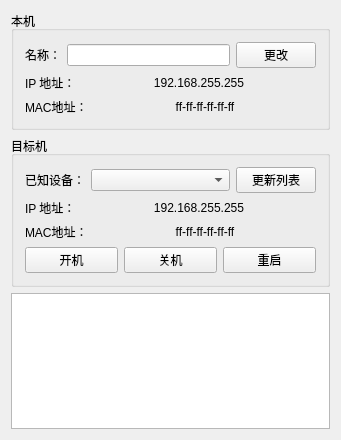
<?xml version="1.0" encoding="UTF-8"?>
<ui version="4.0">
 <class>MainWindow</class>
 <widget class="QMainWindow" name="MainWindow">
  <property name="geometry">
   <rect>
    <x>0</x>
    <y>0</y>
    <width>341</width>
    <height>440</height>
   </rect>
  </property>
  <property name="windowTitle">
   <string>PowerOnLAN 局域网开关机</string>
  </property>
  <widget class="QWidget" name="centralWidget">
   <layout class="QVBoxLayout" name="verticalLayout_3">
    <item>
     <widget class="QGroupBox" name="groupBox">
      <property name="title">
       <string>本机</string>
      </property>
      <layout class="QVBoxLayout" name="verticalLayout">
       <item>
        <layout class="QHBoxLayout" name="horizontalLayout">
         <item>
          <widget class="QLabel" name="label">
           <property name="text">
            <string>名称：</string>
           </property>
          </widget>
         </item>
         <item>
          <widget class="QLineEdit" name="edtMyName">
           <property name="enabled">
            <bool>true</bool>
           </property>
           <property name="readOnly">
            <bool>true</bool>
           </property>
          </widget>
         </item>
         <item>
          <widget class="QPushButton" name="btnChangeMyName">
           <property name="text">
            <string>更改</string>
           </property>
          </widget>
         </item>
        </layout>
       </item>
       <item>
        <layout class="QHBoxLayout" name="horizontalLayout_2">
         <item>
          <widget class="QLabel" name="label_3">
           <property name="text">
            <string>IP 地址：</string>
           </property>
          </widget>
         </item>
         <item>
          <widget class="QLabel" name="lblMyIP">
           <property name="sizePolicy">
            <sizepolicy hsizetype="Expanding" vsizetype="Preferred">
             <horstretch>0</horstretch>
             <verstretch>0</verstretch>
            </sizepolicy>
           </property>
           <property name="text">
            <string>192.168.255.255</string>
           </property>
           <property name="alignment">
            <set>Qt::AlignCenter</set>
           </property>
          </widget>
         </item>
        </layout>
       </item>
       <item>
        <layout class="QHBoxLayout" name="horizontalLayout_3">
         <item>
          <widget class="QLabel" name="label_2">
           <property name="text">
            <string>MAC地址：</string>
           </property>
          </widget>
         </item>
         <item>
          <widget class="QLabel" name="lblMyMac">
           <property name="sizePolicy">
            <sizepolicy hsizetype="Expanding" vsizetype="Preferred">
             <horstretch>0</horstretch>
             <verstretch>0</verstretch>
            </sizepolicy>
           </property>
           <property name="text">
            <string>ff-ff-ff-ff-ff-ff</string>
           </property>
           <property name="alignment">
            <set>Qt::AlignCenter</set>
           </property>
          </widget>
         </item>
        </layout>
       </item>
      </layout>
     </widget>
    </item>
    <item>
     <widget class="QGroupBox" name="groupBox_2">
      <property name="title">
       <string>目标机</string>
      </property>
      <layout class="QVBoxLayout" name="verticalLayout_2">
       <item>
        <layout class="QHBoxLayout" name="horizontalLayout_4">
         <item>
          <widget class="QLabel" name="label_6">
           <property name="text">
            <string>已知设备：</string>
           </property>
          </widget>
         </item>
         <item>
          <widget class="QComboBox" name="cmbTarget">
           <property name="sizePolicy">
            <sizepolicy hsizetype="Expanding" vsizetype="Fixed">
             <horstretch>0</horstretch>
             <verstretch>0</verstretch>
            </sizepolicy>
           </property>
           <property name="editable">
            <bool>false</bool>
           </property>
          </widget>
         </item>
         <item>
          <widget class="QPushButton" name="btnUpdateDevices">
           <property name="text">
            <string>更新列表</string>
           </property>
          </widget>
         </item>
        </layout>
       </item>
       <item>
        <layout class="QHBoxLayout" name="horizontalLayout_5">
         <item>
          <widget class="QLabel" name="label_7">
           <property name="text">
            <string>IP 地址：</string>
           </property>
          </widget>
         </item>
         <item>
          <widget class="QLabel" name="lblTargetIP">
           <property name="sizePolicy">
            <sizepolicy hsizetype="Expanding" vsizetype="Preferred">
             <horstretch>0</horstretch>
             <verstretch>0</verstretch>
            </sizepolicy>
           </property>
           <property name="text">
            <string>192.168.255.255</string>
           </property>
           <property name="alignment">
            <set>Qt::AlignCenter</set>
           </property>
          </widget>
         </item>
        </layout>
       </item>
       <item>
        <layout class="QHBoxLayout" name="horizontalLayout_6">
         <item>
          <widget class="QLabel" name="label_9">
           <property name="text">
            <string>MAC地址：</string>
           </property>
          </widget>
         </item>
         <item>
          <widget class="QLabel" name="lblTargetMac">
           <property name="sizePolicy">
            <sizepolicy hsizetype="Expanding" vsizetype="Preferred">
             <horstretch>0</horstretch>
             <verstretch>0</verstretch>
            </sizepolicy>
           </property>
           <property name="text">
            <string>ff-ff-ff-ff-ff-ff</string>
           </property>
           <property name="alignment">
            <set>Qt::AlignCenter</set>
           </property>
          </widget>
         </item>
        </layout>
       </item>
       <item>
        <layout class="QHBoxLayout" name="horizontalLayout_7">
         <item>
          <widget class="QPushButton" name="btnPowerOn">
           <property name="text">
            <string>开机</string>
           </property>
          </widget>
         </item>
         <item>
          <widget class="QPushButton" name="btnPowerOff">
           <property name="text">
            <string>关机</string>
           </property>
          </widget>
         </item>
         <item>
          <widget class="QPushButton" name="btnReset">
           <property name="text">
            <string>重启</string>
           </property>
          </widget>
         </item>
        </layout>
       </item>
      </layout>
     </widget>
    </item>
    <item>
     <widget class="QListWidget" name="listLog"/>
    </item>
   </layout>
  </widget>
 </widget>
 <layoutdefault spacing="6" margin="11"/>
 <resources/>
 <connections/>
</ui>
